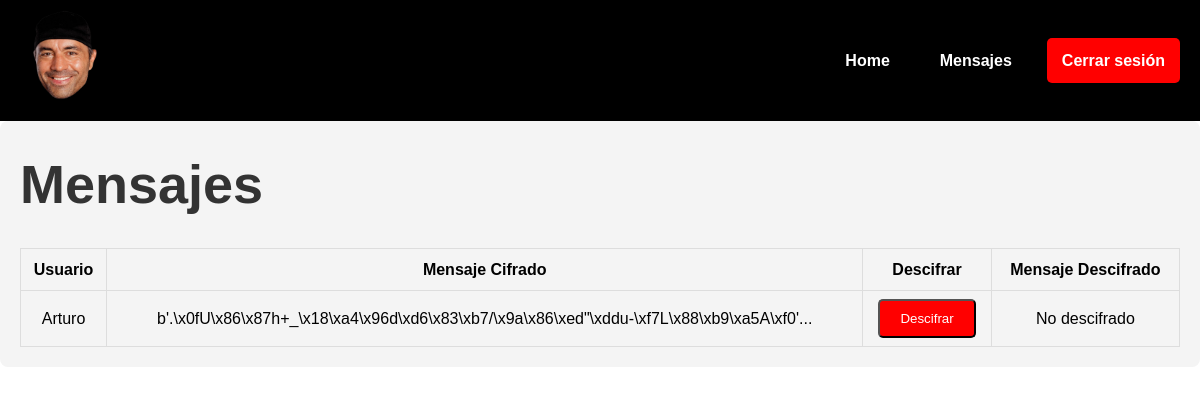
/mensajes (signed in), run on an earlier commit of the app's database.
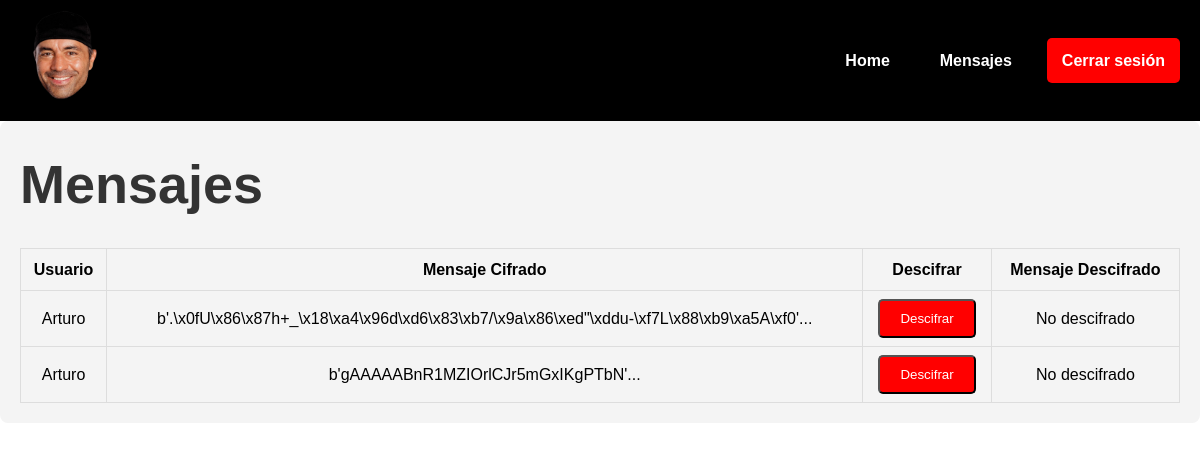
And on a later commit of the database.
### tables this page shows
CREATE TABLE messages (
    message_id INTEGER PRIMARY KEY AUTOINCREMENT,
    user_id INTEGER NOT NULL,
    message BLOB NOT NULL,
    hmac TEXT NULL, signature TEXT, encrypted_key BLOB,  -- Aquí permitimos que hmac sea NULL
    FOREIGN KEY(user_id) REFERENCES users(id)
);

CREATE TABLE users (
            id INTEGER PRIMARY KEY AUTOINCREMENT,
            username TEXT NOT NULL UNIQUE,
            password TEXT NOT NULL
        , public_key_encrypt TEXT, public_key_signature TEXT);

### app.py (the view)
@app.route('/mensajes')
def mensajes():
    if 'user_id' not in session:
        return redirect(url_for('login'))
    conn = get_db_connection()
    messages = conn.execute('''
        SELECT message_id, users.username, messages.message
        FROM messages
        JOIN users ON messages.user_id = users.id
    ''').fetchall()
    conn.close()
    return render_template('mensajes.html', messages=messages)

### app.py (called while the page is built)
def get_db_connection():
    conn = sqlite3.connect('database.db')
    conn.row_factory = sqlite3.Row
    return conn

@app.context_processor
def inject_is_logged_in():
    return {'is_logged_in': 'user_id' in session}

### templates/mensajes.html (shortened to what this page needs)
<!DOCTYPE html>
<html lang="es">
<head>
    <link rel="stylesheet" href="/static/css/styles.css">
</head>
<body>
    <header>
        <nav>
            <div class="logo">
                <img src="{{ url_for('static', filename='img/joe.png') }}" alt="Logo">
            </div>
            <ul class="menu">
                <li><a href="{{ url_for('index') }}">Home</a></li>
                <li><a href="{{ url_for('mensajes') }}">Mensajes</a></li>
                {% if is_logged_in %}
                    <li><a href="{{ url_for('logout') }}" class="btn">Cerrar sesión</a></li>
                {% else %}
                    <li><a href="{{ url_for('login') }}" class="btn">Iniciar sesión</a></li>
                    <li><a href="{{ url_for('register') }}" class="btn">Registrar</a></li>
                {% endif %}
            </ul>
        </nav>
    </header>
    <section class="formato-mensajes">
        <h1 class="titulo-mensajes">Mensajes</h1>
        <table class="elementos-tabla">
            <thead>
                <tr>
                    <th>Usuario</th>
                    <th>Mensaje Cifrado</th>
                    <th>Descifrar</th>
                    <th>Mensaje Descifrado</th>
                </tr>
            </thead>
            <tbody>
                {% for message in messages %}
                <tr>
                    <td>{{ message.username }}</td>
                    <td>{{ message.message[:30] }}...</td>
                    <td>
                        <form action="{{ url_for('decrypt', message_id=message.message_id) }}" method="POST">
                            <button type="submit" class="btn">Descifrar</button>
                        </form>
                    </td>
                    <td>
                        {% if decrypted_message_id == message.message_id %}
                            {{ decrypted_message }}
                        {% else %}
                            No descifrado
                        {% endif %}
                    </td>
                </tr>
                {% endfor %}
            </tbody>
        </table>
    </section>
</body>
</html>

### static/css/styles.css (style rules this page uses)
* { margin: 0; padding: 0; box-sizing: border-box; }
body { font-family: 'Poppins', sans-serif; background-color: white; color: black; line-height: 1.6; }
header { background-color: black; padding: 10px 0; }
nav { display: flex; justify-content: space-between; align-items: center; max-width: 1200px; margin: 0 auto; padding: 0 20px; }
.logo { font-size: 24px; color: white; }
.logo img { width: 90px; height: auto; }
.menu { display: flex; align-items: center; list-style: none; padding: 0; margin: 0; }
.menu li { margin-left: 20px; }
.menu a { text-decoration: none; color: white; font-weight: bold; padding: 10px 15px; display: flex; align-items: center; }
.btn { color: white; background-color: red; text-decoration: none; border-radius: 5px; padding: 10px 20px; }
.formato-mensajes { padding: 20px; background-color: #f4f4f4; border-radius: 8px; margin-bottom: 20px; }
.titulo-mensajes { font-size: 54px; font-weight: bold; color: #333; }
.elementos-tabla { width: 100%; border-collapse: collapse; margin-top: 20px; border: 1px solid #ddd; }
.elementos-tabla th, .elementos-tabla td { border: 1px solid #ddd; padding: 8px; text-align: center; }

What changed in the data, as far as the page shows it:
added messages: username "Arturo", message "b'gAAAAABnR1MZIOrlCJr5mGxIKgPTbN'", shows "No descifrado"
